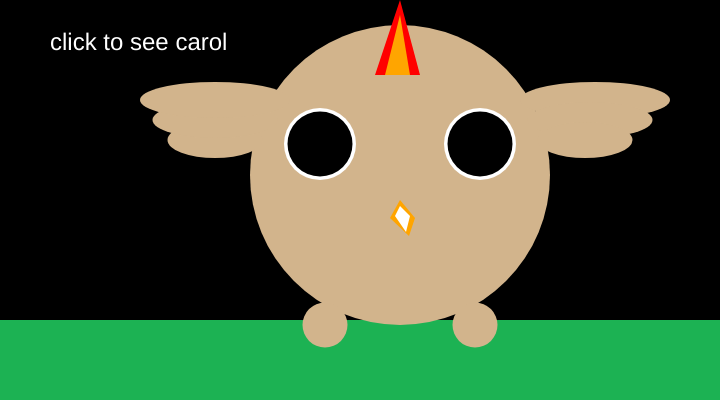
Frame 1 (no input)
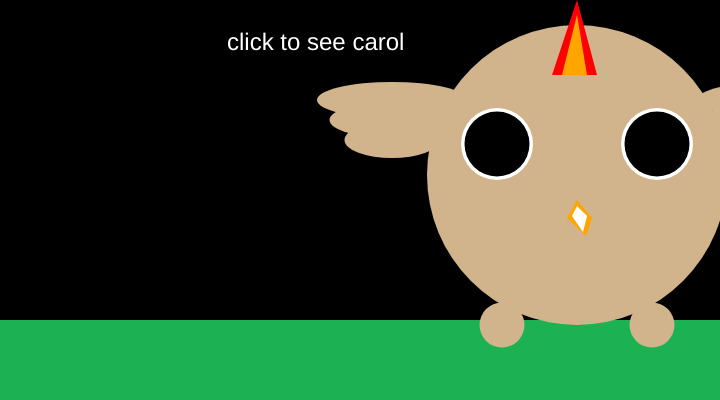
Frame 60 (no input)
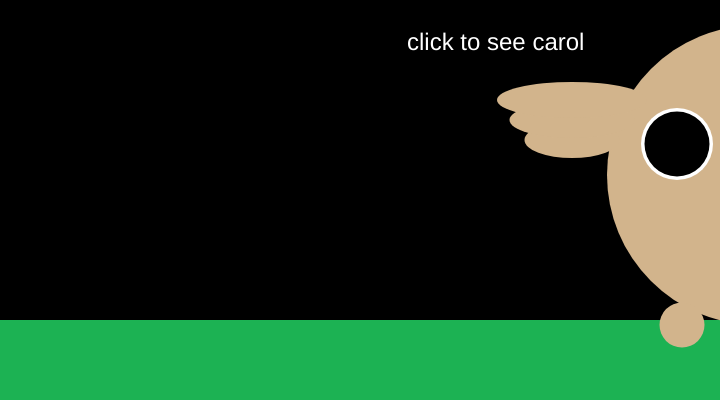
Frame 120 (the mouse pressed at the canvas centre since frame 60)

The p5.js sketch that drew these frames (run headless with seeded random() and noise() and a simulated clock; from frame 60 on, the mouse is pressed at the canvas centre):

// p5.js sketch
// ── sketch.js
var x = 0;
var myState = -1;
var timer = 0;




function setup() {
  // put setup code here
  createCanvas(720, 400);
}



function draw() {
  //if (mouseIsPressed) {
  push();
  translate(x, 0);
  carol();
  pop();

  x += 3;
  if (x > width) {
    x = -400;
  }
}

function carol() {
  noStroke()
  background('black');
  fill('#1CB253');
  rect(-1000, 320, 8000, 90);

  fill('tan');
  ellipse(400, 175, 300, 300);

  fill('white');
  ellipse(320, 144, 72, 72);

  fill('white');
  ellipse(480, 144, 72, 72);

  fill('black');
  ellipse(480, 144, 65, 65);

  fill('black');
  ellipse(320, 144, 65, 65);

  fill('red');
  triangle(400, 0, 375, 75, 420, 75);

  fill('orange');
  triangle(400, 15, 385, 75, 410, 75);

  fill('tan');
  ellipse(325, 325, 45, 45);

  fill('tan');
  ellipse(475, 325, 45, 45);

  fill('tan');
  ellipse(595, 100, 150, 36);

  fill('tan');
  ellipse(590, 120, 125, 36);

  fill('tan');
  ellipse(585, 140, 95, 36);

  fill('tan');
  ellipse(215, 140, 95, 36);

  fill('tan');
  ellipse(215, 120, 125, 36);

  fill('tan');
  ellipse(215, 100, 150, 36);

  fill('orange');
  triangle(400, 200, 390, 218, 415, 218);

  fill('orange');
  triangle(390, 218, 409, 236, 415, 218);

  fill('white');
  triangle(395, 216, 400, 206, 410, 216);

  fill('white');
  triangle(395, 216, 406, 232, 410, 216);

  switch (myState) {

    case -1:
      textSize(24);
      //style.font = "italic bold 20px arial,serif";
      text("click to see carol", 50, 50);
      break;


    case 0:
      //this is where you put the case actions
      textSize(24);
      //style.font = "italic bold 20px arial,serif";
      text("This is Carol, she cannot blink and is very socially awkward", 50, 50);
      timer++;
      if (timer > 400) {
        myState = 1; // this will go to the next state.
        timer = 0;
      }
      break;

    case 1:
      textSize(20);
      text("But everything changes when she puts on the mask", 50, 50, 100);

      timer++;
      if (timer > 400) {
        myState = 2; // this will go to the next state.
        timer = 0; // reset the timer!!
        break;
      }

      case 2:
        fill('brown');
        rect(-1000, 320, 8000, 90);
        fill('blue');
        ellipse(400, 175, 300, 300);
        fill('red');
        triangle(400, 0, 375, 75, 420, 75);
        fill('orange');
        triangle(400, 15, 385, 75, 410, 75);
        fill('white');
        ellipse(320, 144, 72, 72);
        fill('white');
        ellipse(480, 144, 72, 72);
        fill('black');
        ellipse(480, 144, 65, 65);
        fill('black');
        ellipse(320, 144, 65, 65);
        fill('orange');
        triangle(400, 200, 390, 218, 415, 218);
        fill('orange');
        triangle(390, 218, 409, 236, 415, 218);
        fill('white');
        triangle(395, 216, 400, 206, 410, 216);
        fill('white');
        triangle(395, 216, 406, 232, 410, 216);
        timer++
        if (timer > 300) {
          myState = 3; // this will go to the next state.
          timer = 0; // reset the timer!!
        }
        break;

      case 3:
        fill('brown');
        rect(-1000, 320, 8000, 90);
        fill('blue');
        ellipse(400, 175, 300, 300);
        fill('red');
        triangle(400, 0, 375, 75, 420, 75);
        fill('orange');
        triangle(400, 15, 385, 75, 410, 75);
        fill('white');
        ellipse(320, 144, 72, 72);
        fill('white');
        ellipse(480, 144, 72, 72);
        fill('black');
        ellipse(480, 144, 65, 65);
        fill('black');
        ellipse(320, 144, 65, 65);
        fill('orange');
        triangle(400, 200, 390, 218, 415, 218);
        fill('orange');
        triangle(390, 218, 409, 236, 415, 218);
        fill('white');
        triangle(395, 216, 400, 206, 410, 216);
        fill('white');
        triangle(395, 216, 406, 232, 410, 216);

        fill('gray')
        rect(600, 100, 100, 100);
        fill('gray')
        rect(600, 100, 5, 170);
        fill('gray')
        rect(700, 100, 5, 170);
        fill('gray')
        rect(600, 400, 5, 100);
        if (timer > 400) {
          myState = 4; // this will go to the next state.
          timer = 0; // reset the timer!!
          break;
        }
        case 4:
          fill('brown');
          rect(-1000, 320, 8000, 90);
          fill('blue');
          ellipse(400, 175, 300, 300);
          fill('red');
          triangle(400, 0, 375, 75, 420, 75);
          fill('orange');
          triangle(400, 15, 385, 75, 410, 75);
          fill('white');
          ellipse(320, 144, 72, 72);
          fill('white');
          ellipse(480, 144, 72, 72);
          fill('black');
          ellipse(480, 144, 65, 65);
          fill('black');
          ellipse(320, 144, 65, 65);
          fill('orange');
          triangle(400, 200, 390, 218, 415, 218);
          fill('orange');
          triangle(390, 218, 409, 236, 415, 218);
          fill('white');
          triangle(395, 216, 400, 206, 410, 216);
          fill('white');
          triangle(395, 216, 406, 232, 410, 216);

          fill('gray')
          rect(600, 100, 100, 100);
          fill('gray')
          rect(600, 100, 5, 170);
          fill('gray')
          rect(700, 100, 5, 170);
          fill('gray')
          rect(600, 400, 5, 100);
          textSize(20);
          text("Welcome to Monday Night Raw", 50, 50, 100);
          timer++;
          if (timer > 400) {
            myState = 5; // this will go to the next state.
            timer = 0; // reset the timer!!
            break;
          }

          case 5:
            fill('brown');
            rect(-1000, 320, 8000, 90);
            fill('blue');
            ellipse(400, 175, 300, 300);
            fill('red');
            triangle(400, 0, 375, 75, 420, 75);
            fill('orange');
            triangle(400, 15, 385, 75, 410, 75);
            fill('white');
            ellipse(320, 144, 72, 72);
            fill('white');
            ellipse(480, 144, 72, 72);
            fill('black');
            ellipse(480, 144, 65, 65);
            fill('black');
            ellipse(320, 144, 65, 65);
            fill('orange');
            triangle(400, 200, 390, 218, 415, 218);
            fill('orange');
            triangle(390, 218, 409, 236, 415, 218);
            fill('white');
            triangle(395, 216, 400, 206, 410, 216);
            fill('white');
            triangle(395, 216, 406, 232, 410, 216);

            fill('gray')
            rect(600, 100, 100, 100);
            fill('gray')
            rect(600, 100, 5, 170);
            fill('gray')
            rect(700, 100, 5, 170);
            fill('gray')
            rect(600, 400, 5, 100);
            textSize(20);
            fill('white')
            rect(625, 150, 50, 100);
            fill('white')
            rect(620, 150, 5, 170);
            fill('white')
            rect(670, 150, 5, 170);
            fill('white')
            ellipse(650, 110, 75, 75);
            fill('white')
            rect(540, 150, 100, 5);
            fill('white')
            rect(670, 150, 100, 5);
            textSize(20);
            fill('red');
            text("   X     X", 605, 90, 100);
            fill('white');
            textSize(32);
            text("WWE Champion Carol", 100, 320, 800, 90);



            timer++;
            if (timer > 400) {
              myState = 5; // this will go to the next state.
              timer = 0; // reset the timer!!
              break;


            }
  }
}
function mouseReleased(){
  if(myState == -1){
    myState = 0;
  }

}
